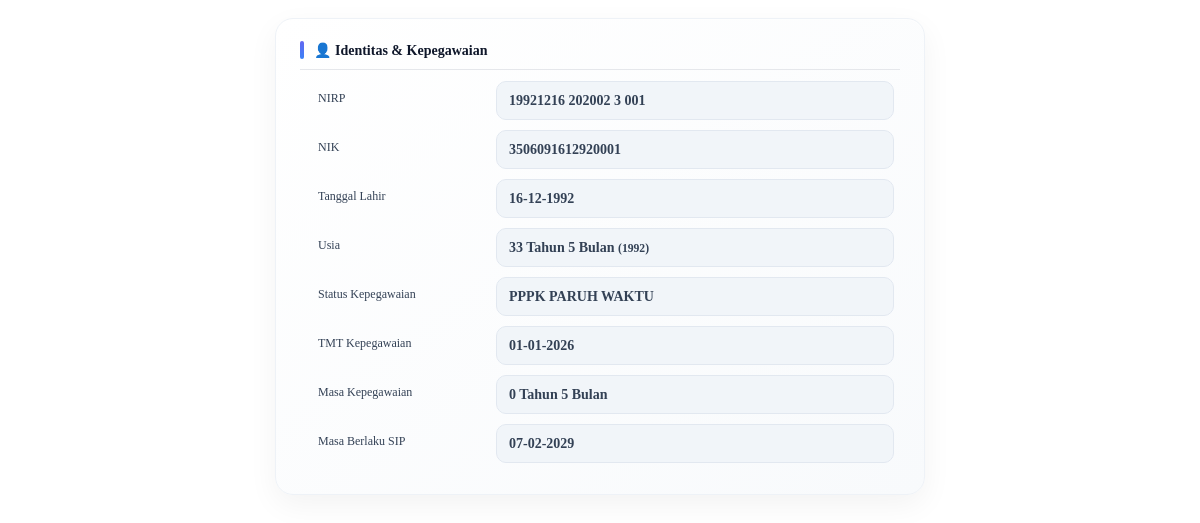
Page /pages/P3K-Paruh-Waktu/detailP3KPR.php?id=6 on the earlier database version.
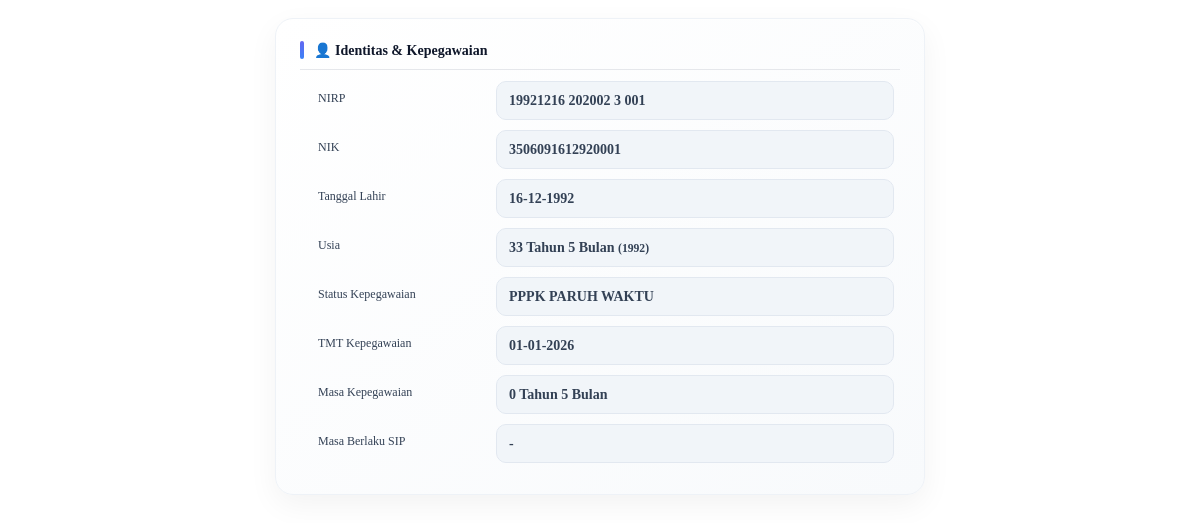
Same page on the later database version.
### tables this page shows
CREATE TABLE `pegawai_p3k_paruh_waktu` (
  `id` int(11) NOT NULL,
  `nama` varchar(255) DEFAULT NULL,
  `nik` varchar(50) DEFAULT NULL,
  `nip` varchar(50) DEFAULT NULL,
  `jenis_kelamin` varchar(20) DEFAULT NULL,
  `tanggal_lahir` date DEFAULT NULL,
  `alamat` varchar(255) DEFAULT NULL,
  `nomor_hp` varchar(20) DEFAULT NULL,
  `email` varchar(100) DEFAULT NULL,
  `jabatan` varchar(100) DEFAULT NULL,
  `unit` varchar(100) DEFAULT NULL,
  `tmt_masuk` date DEFAULT NULL,
  `status_kepegawaian` varchar(50) DEFAULT NULL,
  `tmt_kepegawaian` date DEFAULT NULL,
  `status_pegawai` enum('AKTIF','NONAKTIF','RESIGN','PENSIUN') DEFAULT 'AKTIF',
  `tmt_status` date DEFAULT NULL,
  `masa_berlaku` date DEFAULT NULL
);

### pages/P3K-Paruh-Waktu/detailP3KPR.php (the view, shortened to what this page needs)
<?php
require_once('../../config/db.php');
$id = intval($_GET['id']);
$data = $koneksi->query("SELECT * FROM pegawai_p3k_paruh_waktu WHERE id=$id")->fetch_assoc();
$tgl_lahir = $data['tanggal_lahir'];
$lahir = new DateTime($tgl_lahir);
$today = new DateTime();
$diff = $today->diff($lahir);
$usia_tahun = $diff->y;
$usia_bulan = $diff->m;
$tahun_lahir = $lahir->format('Y');
if (!empty($data['tmt_kepegawaian']) && $data['tmt_kepegawaian'] != '0000-00-00') {
    $tmt_kepeg = new DateTime($data['tmt_kepegawaian']);
    $today = new DateTime();
    $diff_kepeg = $today->diff($tmt_kepeg);
    $kepeg_tahun = $diff_kepeg->y;
    $kepeg_bulan = $diff_kepeg->m;
} else {
    $kepeg_tahun = '-';
    $kepeg_bulan = '';
}
?>
<div class="detail-container">
    <div class="card-box">
        <div class="section-title">👤 Identitas & Kepegawaian</div>
        <div class="item">
            <span class="label">NIRP</span>
            <span class="value"><?= $data['nip']; ?></span>
        </div>
        <div class="item">
            <span class="label">NIK</span>
            <span class="value"><?= $data['nik']; ?></span>
        </div>
        <div class="item">
            <span class="label">Tanggal Lahir</span>
            <span class="value">
                <?= date('d-m-Y', strtotime($data['tanggal_lahir'])); ?>
            </span>
        </div>
        <div class="item">
            <span class="label">Usia</span>
            <span class="value">
                <?= $usia_tahun; ?> Tahun <?= $usia_bulan; ?> Bulan
                <small>(<?= $tahun_lahir; ?>)</small>
            </span>
        </div>
        <div class="item">
            <span class="label">Status Kepegawaian</span>
            <span class="value"><?= $data['status_kepegawaian']; ?></span>
        </div>
        <div class="item">
            <span class="label">TMT Kepegawaian</span>
            <span class="value">
                <?= date('d-m-Y', strtotime($data['tmt_kepegawaian'])); ?>
            </span>
        </div>
        <div class="item">
            <span class="label">Masa Kepegawaian</span>
            <span class="value">
                <?= $kepeg_tahun; ?> Tahun <?= $kepeg_bulan; ?> Bulan
            </span>
        </div>
        <div class="item">
            <span class="label">Masa Berlaku SIP</span>
            <span class="value">
                <?=
                (!empty($data['masa_berlaku']) &&
                    $data['masa_berlaku'] != '0000-00-00')
                    ? date('d-m-Y', strtotime($data['masa_berlaku']))
                    : '-';
                ?>
            </span>
        </div>
    </div>
</div>

Differences in the rows shown:
changed pegawai_p3k_paruh_waktu "PPPK PARUH WAKTU": masa_berlaku "07-02-2029" → (not shown)
